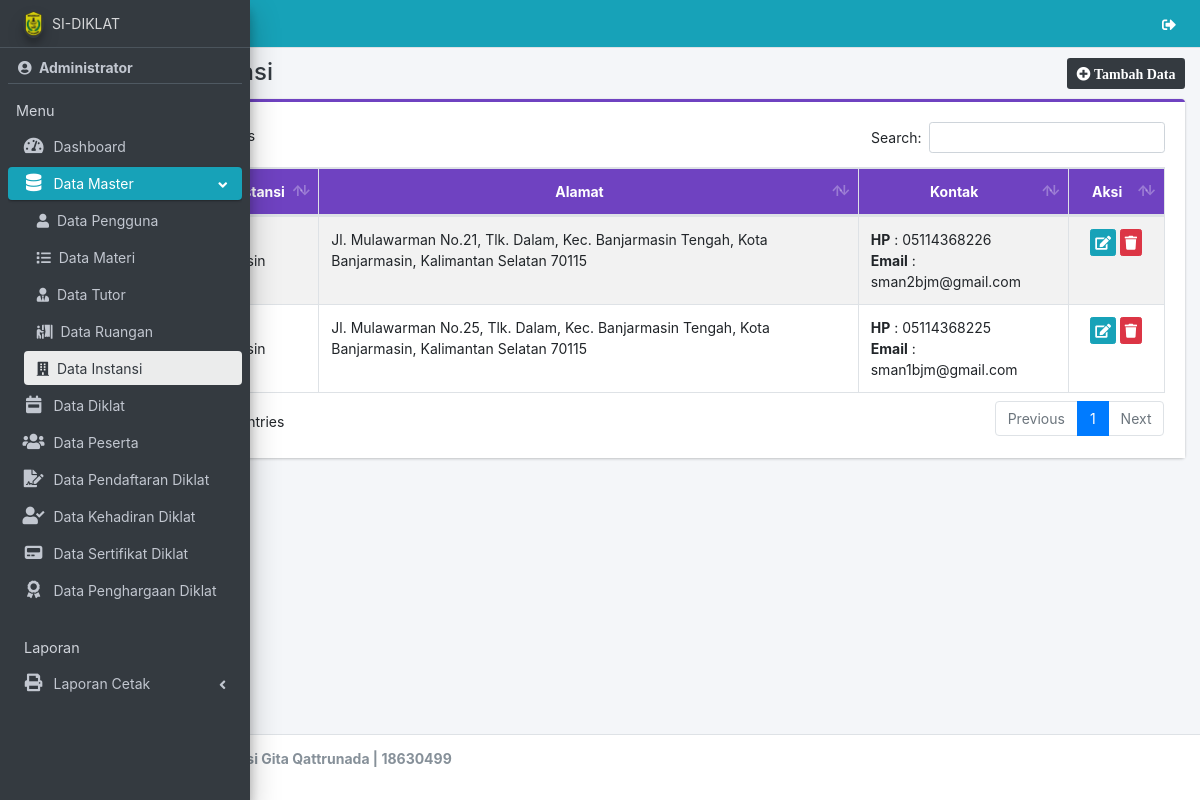
The app's page /admin/instansi/index.php (signed in) with its own data.
### tables this page shows
CREATE TABLE `instansi` (
  `id_instansi` int(11) NOT NULL,
  `nm_instansi` varchar(50) NOT NULL,
  `alamat` text NOT NULL,
  `hp_instansi` varchar(20) NOT NULL,
  `email_instansi` varchar(50) NOT NULL
);

### admin/instansi/index.php (the view, shortened to what this page needs)
<?php
require '../../app/config.php';
include_once '../../template/header.php';
include_once '../../template/sidebar.php';
?>
<div class="content-wrapper">
    <div class="content-header">
        <div class="container-fluid">
            <div class="row">
                <div class="col-sm-6">
                    <h4 class="m-0 text-dark"><i class="fa fa-building ml-1 mr-1"></i> Data Instansi</h4>
                </div>
                <div class="col-sm-6 text-right">
                    <a href="tambah" class="btn btn-sm bg-dark"><i class="fa fa-plus-circle"> Tambah Data</i></a>
                </div>
            </div>
        </div>
    </div>
    <section class="content">
        <div class="container-fluid">
            <div class="row">
                <div class="col-md-12">
                    <div class="card card-purple card-outline">
                        <div class="card-body" style="background-color: white;">
                            <div class="table-responsive">
                                <table id="example1" class="table table-bordered table-striped dataTable">
                                    <thead class="bg-purple">
                                        <tr align="center">
                                            <th>No</th>
                                            <th>Nama Instansi</th>
                                            <th>Alamat</th>
                                            <th>Kontak</th>
                                            <th>Aksi</th>
                                        </tr>
                                    </thead>
                                    <tbody>
                                        <?php
                                        $no = 1;
                                        $data = $con->query("SELECT * FROM instansi ORDER BY id_instansi DESC");
                                        while ($row = $data->fetch_array()) {
                                        ?>
                                            <tr>
                                                <td align="center" width="5%"><?= $no++ ?></td>
                                                <td><?= $row['nm_instansi'] ?></td>
                                                <td><?= $row['alamat'] ?></td>
                                                <td>
                                                    <b>HP</b> : <?= $row['hp_instansi'] ?><br>
                                                    <b>Email</b> : <?= $row['email_instansi'] ?>
                                                </td>
                                                <td align="center" width="9%">
                                                    <a href="edit?id=<?= $row[0] ?>" class="btn btn-info btn-xs" title="Edit"><i class="fa fa-edit"></i></a>
                                                    <a href="hapus?id=<?= $row[0] ?>" class="btn btn-danger btn-xs alert-hapus" title="Hapus"><i class="fa fa-trash"></i> </a>
                                                </td>
                                            </tr>
                                        <?php } ?>
                                    </tbody>
                                </table>
                            </div>
                        </div>
                    </div>
                </div>
            </div>
        </div>
    </section>
</div>
<?php
include_once '../../template/footer.php';
?>

### records on screen
instansi: alamat "Jl. Mulawarman No.21, Tlk. Dalam, Kec. Banjarmasin Tengah, Kota Banjarmasin, Kalimantan Selatan 70115", hp_instansi "05114368226", email_instansi "sman2bjm@gmail.com"
instansi: alamat "Jl. Mulawarman No.25, Tlk. Dalam, Kec. Banjarmasin Tengah, Kota Banjarmasin, Kalimantan Selatan 70115", hp_instansi "05114368225", email_instansi "sman1bjm@gmail.com"

### other values on screen
$_SESSION['nm_user'] "Administrator"
